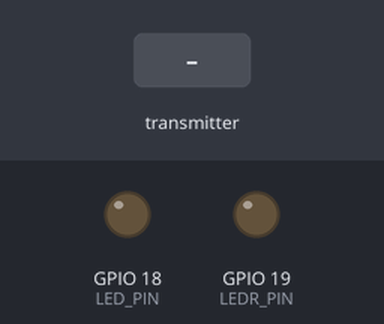
This sketch was run on a simulated ESP32-C6. On the bench: output pins drawn as LEDs (lit = HIGH). The test bench sets the inputs (shaded band). Pins used as bus, display or sensor lines are not drawn; what the sketch prints to the serial monitor is not drawn.

Above: at 1.7 s.
1.8 s: the transmitter starts sending led = 1
At 3.0 s:
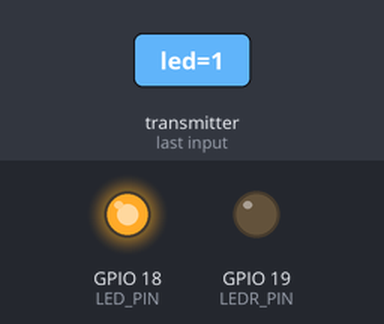
3.3 s: the transmitter starts sending ledr = 1
At 4.5 s:
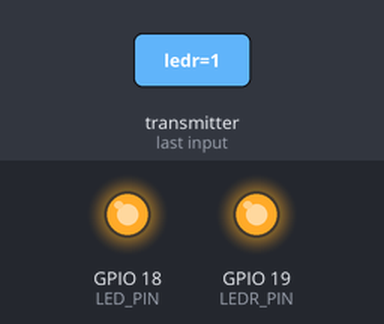
5.3 s: the transmitter starts sending led = 0
At 5.8 s:
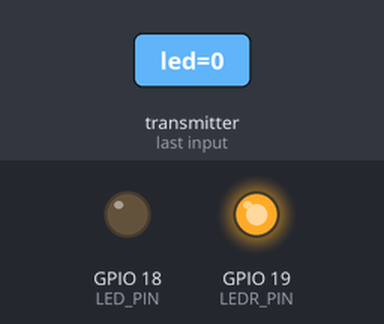
6.8 s: the transmitter starts sending ledr = 0
At 8.3 s:
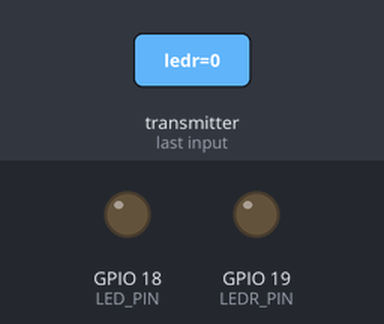
Timing chart, 0 to 9.8 s (numbered marks = the images above; inputs shaded):
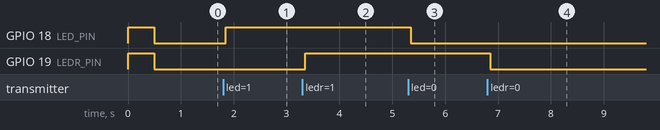

Measured:
- after the input at 1.8 s, GPIO 18 (LED_PIN): LOW → HIGH after 0.05 s
- after the input at 3.3 s, GPIO 19 (LEDR_PIN): LOW → HIGH after 0.05 s
- after the input at 5.3 s, GPIO 18 (LED_PIN): HIGH → LOW after 0.05 s
- after the input at 6.8 s, GPIO 19 (LEDR_PIN): HIGH → LOW after 0.05 s

The sketch:

esp_robot.ino
```cpp
#include <esp_now.h>
#include <WiFi.h>
#include <SPI.h>

// Broches
#define LED_PIN 18   // LED principale
#define LEDR_PIN 19  // Deuxième LED
#define SS_PIN 7     // Sélection de l'esclave SPI (Arduino Giga)

// Structure du message
typedef struct {
  int x;
  int xr;
  int y;
  int yr;
  bool led;
  bool ledr;
} JoystickData;

// Fonction d'envoi des données par SPI
void sendSPI(JoystickData joystick) {
  digitalWrite(SS_PIN, LOW); // Active l'esclave

  // Envoi des données en paquets (2 octets par entier, 1 octet par booléen)
  SPI.transfer16(joystick.x);
  SPI.transfer16(joystick.xr);
  SPI.transfer16(joystick.y);
  SPI.transfer16(joystick.yr);
  SPI.transfer(joystick.led);
  SPI.transfer(joystick.ledr);

  digitalWrite(SS_PIN, HIGH); // Désactive l'esclave
}

// Callback de réception ESP-NOW
void onReceive(const esp_now_recv_info_t *recvInfo, const uint8_t *incomingData, int len) {
  JoystickData joystick;
  memcpy(&joystick, incomingData, sizeof(joystick));

  Serial.print("🎮 Joystick reçu - X: ");
  Serial.print(joystick.x);
  Serial.print(" | Y: ");
  Serial.print(joystick.y);
  Serial.print(" | XR: ");
  Serial.print(joystick.xr);
  Serial.print(" | YR: ");
  Serial.print(joystick.yr);
  Serial.print(" | LED 1: ");
  Serial.print(joystick.led ? "ON" : "OFF");
  Serial.print(" | LED 2: ");
  Serial.println(joystick.ledr ? "ON" : "OFF");

  // Contrôle des LEDs
  digitalWrite(LED_PIN, joystick.led ? HIGH : LOW);
  digitalWrite(LEDR_PIN, joystick.ledr ? HIGH : LOW);

  // Envoi des données au Giga R1 par SPI
  sendSPI(joystick);
}

// Callback d'envoi (optionnel)
void onSent(const uint8_t *macAddr, esp_now_send_status_t status) {
  Serial.print("📡 Données envoyées, statut: ");
  Serial.println(status == ESP_NOW_SEND_SUCCESS ? "✅ Succès" : "❌ Échec");
}

void setup() {
  Serial.begin(115200);
  WiFi.mode(WIFI_STA);

  if (esp_now_init() != ESP_OK) {
    Serial.println("❌ Erreur d'initialisation ESP-NOW");
    return;
  }

  esp_now_register_send_cb(onSent);
  esp_now_register_recv_cb(onReceive);

  pinMode(LED_PIN, OUTPUT);
  pinMode(LEDR_PIN, OUTPUT);
  pinMode(SS_PIN, OUTPUT);
  digitalWrite(SS_PIN, HIGH); // Désactive l'esclave au démarrage

  SPI.begin(); // Initialisation du SPI

  // Test des LEDs au démarrage
  digitalWrite(LED_PIN, HIGH);
  digitalWrite(LEDR_PIN, HIGH);
  delay(500);
  digitalWrite(LED_PIN, LOW);
  digitalWrite(LEDR_PIN, LOW);
}

void loop() {
  delay(10);
}
```
